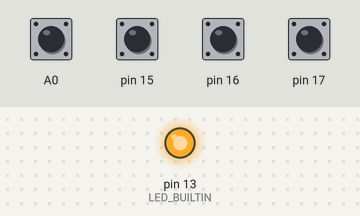
The sketch below on a simulated Arduino Uno, built with avr-gcc and run on an emulated ATmega328P. Shown: output pins drawn as LEDs (lit = HIGH). The inputs (shaded band) are chosen by the test bench; at power-on: A0, pin 15–17 HIGH. What the sketch prints to the serial monitor is not drawn.

Above: at 0.1 s.
At 1.9 s:
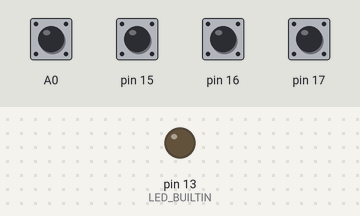
Timing chart, 0 to 3.4 s (numbered marks = the images above):
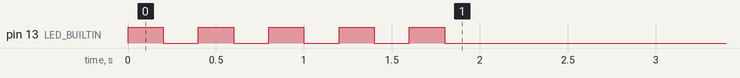

The sketch:

receiver_ard.ino
```cpp
/*
  For debugging the receiver module:
  Use Serial Plotter: 4 traces:
  Simply monitors 4 pins for a positive signal,
  nb: receiver sends high-active.

  Hook module D0..D3 to arduino A0..A3

  need pull-downs, pin floats, then high for signal
  for pi
  GPIO.setup(port_or_pin, GPIO.IN, pull_up_down=GPIO.PUD_DOWN)

  ffs: simultaneous inhibits both! w/in about 100ms
  rcvr d3 is A, d2 is B
    vt does go high on rcv
*/
// lib: Streaming Mikal Hart <mikal@arduiniana.org>
#include <Streaming.h>
const int data_0 = A0;
const int data_ct = 4;

#include "every.h"
Every blink(200);

void setup() {
  Serial.begin(115200);
  pinMode(LED_BUILTIN, OUTPUT);

  // give a clue that we are powered-on: blink a bit
  digitalWrite(LED_BUILTIN, HIGH);
  for (int i = 0; i < 10; i++) {
    delay(200);
    digitalWrite(LED_BUILTIN, ! digitalRead(LED_BUILTIN));
  }
  // save power
  digitalWrite(LED_BUILTIN, LOW);

  // header
  for (int i = data_0; i < data_0 + data_ct; i++) {
    pinMode(i, INPUT_PULLUP);
    // twice, baseline & actual
    Serial << "d" << (i - data_0) << " "; // baseline
    Serial << "d" << (i - data_0) << " "; // actual
  }
  Serial << "\n";
}

const int threshold = 1;
void loop() {
  loop_reliability();
}

// stats on detection
const int bins_ct_ct = 2 * 5 + 1; // 0..5..10
struct bins {
  unsigned long last_millis = 0;
  boolean low = 1; // to track rising edge
  unsigned long ct[bins_ct_ct];
  unsigned long missed;
  Every expected = Every(5000); // our "persistance" at receiver
};
bins detection[data_ct]; // should all be zero

void loop_reliability() {
  // 0:  0 146 9 138 64 0 0 0 1 0 0
  // 1: 146 6 1 153 60
  // + 69 in about 5 minutes

  boolean any = 0;
  static Every count_elapsed(30 * 1000, true);
  static float minutes = 0.0;

  for (int rf_pin = data_0; rf_pin < data_0 + data_ct; rf_pin++) {
    int rf_i = rf_pin - data_0; // 0...n
    int v = digitalRead(rf_pin);
    boolean hit = v >= threshold;

    if ( detection[rf_i].expected() ) {
      detection[rf_i].missed += 1;
      detection[rf_i].expected.reset();
      if (rf_i <= 1) Serial << "Missed " << rf_i << " " << detection[rf_i].missed << "\n";
    }

    if (hit) {
      if (count_elapsed()) {
        minutes = minutes + 0.5;
        int hours = int(minutes / 60.0);
        int minutes_part = int(minutes) % 60;
        Serial << "<< runtime " << hours << ":" << minutes_part << "\n";
      }

      if (detection[rf_i].low) {
        detection[rf_i].low = 0;

        int bin_number = int( (millis() - detection[rf_i].last_millis) / 1000) ;
        if (bin_number > bins_ct_ct - 1) bin_number = bins_ct_ct - 1;
        detection[rf_i].ct[ bin_number ] += 1;
        detection[rf_i].last_millis = millis();
        detection[rf_i].expected.reset();

        Serial << rf_i << ": ";
        for (int i = 0; i < bins_ct_ct; i++) {
          Serial << detection[rf_i].ct[i] << " ";
        }
        Serial << "x " << detection[rf_i].missed;
        Serial << "\n";
      }
    }
    else {
      detection[rf_i].low = 1; // for next leading edge
    }
  }
  digitalWrite(LED_BUILTIN, any);
}

void loop_plot() {

  // print on/off indication for each channel
  boolean any = 0;
  static boolean already[data_ct] = {0, 0, 0, 0};
  static unsigned long last[data_ct] = {0, 0, 0, 0};

  any = 0;
  for (int i = data_0; i < data_0 + data_ct; i++) {
    int v = digitalRead(i);
    boolean hit = v >= threshold;

    Serial << v << "x ";

    Serial <<  ((i - data_0) * 5) << " "; // baseline
    Serial << (((i - data_0) * 5) + (hit ? -2 : 0)) << " "; // signal
    Serial << ((i - data_0) * 5) + (hit ? int((millis() - last[i]) / 1000) : 0) << " "; // delta since last

    if ( hit ) {
      any = 1;
      if ( ! already[i]) {
        already[i] = 1;
        last[i] = millis();
      }
      else {
        already[i] = 0;
      }
    }

  }

  // light up if any

  digitalWrite(LED_BUILTIN, any);
  Serial << "\n";
  delay(10);
}
```

every.h
```cpp
#pragma once

/*
  Non-blocking replacements for delay().
  Several convenient ways to use them.
  Every will tell you _at_ every n millis().
  Timer will tell you (once) when n millis() has gone by (or after, or until)
  Every::Toggle will keep track of a toggling boolean for you.

  * Every n millis

    static Every t1(100);  // every 100 msec

    if ( t1() ) { do it; }

    * Details
      The "every" objet has to be static/global, obviously because it needs to remember the "last" time.

      The object + "()" is magic: returns a boolean meaning "expired?" (and restarts for the next interval.

      The initial event does not happen immediately, it happens in n msec. If you want an immediate first
      event, supply "true" for the "now" argument in the constructors: Every(100, true).

      The interval  can be up to 2^32 msecs (full range of millis()). Sadly, that's 4 bytes.

      Takes 8 bytes of RAM for "Every" object.

      Resists drift by "re-aligning" when it detects that the interval has expired. E.g. if it should
      happen every 100 msec, but you don't test till 30msec late (i.e. at 130msec), it will fire, and
      re-align to fire at 200msec. Thus, it's not an interval, it's "_on_ every n msec". For small
      amounts of drift, this is probably nice. For larger amounts, might be confusing (see Timer).

      There's no suspend/stop. That would add at least 1 boolean more memory!

  * Toggle every n millis

    // "blink" example using EveryToggle
    EveryToggle t1(200); // adds the .state() method
    void setup() { pinMode(LED_BUILTIN, OUTPUT); }

    void loop() {
      if ( t1() ) {
        digitalWrite( LED_BUILTIN, t1.state ); // state goes true,false,true,false...
        }
    }

  * Count from 0..n-1, 0..n-1, etc
    static EveryCount(100, 10); // 0..9

    if ( t1() ) { Serial.println( t1.state ); } // prints 0,1,2..9, with delay of 100 between

  * Tell when an interval has passed
    static Timer(1000);

    if ( t1() ) { Serial.println("1 second"); } // once

    * Is timer running?

      if (t1.running) { it's running now }

  * Cycle through a sequence
    const char abcd[] = { 'a', 'b', 'c', 'd' }; // the sequence
    // adds the .sequence() method
    static EverySequence t1(150, 4,abcd); // have to say "4" to say how long the sequence is

    // Prints a,b,c,d,a,b,c,d, with a delay of 100 between
    if ( t1() ) { Serial.println( t1.sequence() ) };

  * Use lambda, or a function, or functor

    boolean happened = t1( &doit } );
    boolean happened = t1( someobject } ); // if it has a: void operator()()
    boolean happened = t1( []() { do it; } ); // "inline" function
    boolean happened = t1( [somevar]() { do it with somevar; } ); // use vars in the body

    * Details
      You can use a lambda that has a capture. But, you can refer to global/static objects.

      functions/lambdas/functors will be called with no arguments.

  * Resetting
    if (tmetoreset) t1.reset(); // next in 100 msec from this call
    // t1.reset(true); // the next t1() will be true ("immediate")
    // t1.reset(150, true); // resets the interval too!

  * Changing interval

    t1.interval = 1000; // I lied, change it

  * How long ago was last
    ...
    millis() - t1.last;


  ???

  A timeline: n1,n2,n3 => event1,event2,event3
  Special case of pred1,pred2,... => event1,event2
*/

//#include <Streaming.h>
//#define DEBUG Serial << '[' << millis() << "] "

class Every {
  public:
    // everthing public
    unsigned long last; // last time we fired
    unsigned long interval = 1000; // "delay" till next firing

    // set interval at x() time, default 1000
    Every(bool now = false) : Every( 1000, now) {}

    Every(int interval, bool now = false) : Every( (unsigned long) interval, now) {}
    Every(unsigned long interval, bool now = false) : interval(interval) {
      last = millis(); // so, would wait for interval

      if (now) {
        last -= interval; // adjust to "already expired"
      }
    }

    virtual boolean operator()() {
      // lots of this class means lots of calls to millis()
      unsigned long now = millis(); // minimize drift due to this fn
      unsigned long diff = now - last;

      if (diff >= interval) {
        unsigned long drift = diff % interval;
        //Serial << "drift " << last << " now " << now << " d: " << drift << endl;
        last = now;
        last -= drift;
        return true;
      }
      else {
        return false;
      }
    }
    // so you can use "bare" numbers like 100 for 100msec
    boolean operator()(int x_interval) { return (*this)( (unsigned long) x_interval); }
    boolean operator()(unsigned long x_interval) {
      unsigned long now = millis(); // minimize drift due to this fn
      unsigned long diff = now - last;

      if (diff >= x_interval) {
        unsigned long drift = diff % x_interval;
        //Serial << "drift " << last << " now " << now << " d: " << drift << endl;
        last = now;
        last -= drift;
        return true;
      }
      else {
        return false;
      }

    }

    template <typename T>
    boolean operator()(T lambdaF ) {
      // simple lambda: []() { do something };
      boolean hit = (*this)();
      if (hit) lambdaF();
      return hit;
    }

    // sadly, the 'virtual' also prevents optimizing away an unused 'interval' instance-var
    virtual void reset(boolean now=false) {
      last = millis();
      if (now) last -= interval;
    }
    void reset(unsigned long interval, boolean now=false) {
      this->interval=interval;
      reset(now);
      }

    class Toggle;
    class Pattern;
};

class Every::Toggle : public Every { // not really a ...Sequence
  public:

  boolean state = false; // because if(every()) will ! befor you get sequence

  Toggle(bool now = false) : Every(now) {}
  Toggle(int interval, bool now = false) : Every( (unsigned long) interval, now) {}
  Toggle(unsigned long interval, bool now = false) : Every( interval, now ) {}

   using Every::operator(); // in every subclass if you add a ()

   boolean operator()() {
      if (Every::operator()()) {
        state = !state;
        return true;
      }
      return false;
    }

    /*
     * Yikes, don't know how to receive a lambda with args, the base class's matches before we do
    // lambda will get the state!
    template <typename T>
    boolean operator()(T lambdaF(const bool state) ) {
      // return value is ignored from the lambda
      boolean hit = (*this)();
      if (hit) (*lambdaF)(this->state);
      return hit;
    }
    */

};

class Every::Pattern : public Every {
    // has a pattern of msecs
    // e.g.
    //    static Every::Pattern heartbeat(500);
    //    heartbeat( []() {
    //      digitalWrite(LED_BUILTIN, !(heartbeat.sequence() % 2) );
    //    });

  public:
    unsigned int seq_count;
    const unsigned long *_pattern;
    unsigned int pattern_i = 0; // because if(every()) will increment before you get pattern()

    // captures the pattern!
    Pattern(const unsigned int seq_count, const unsigned long pattern[], bool now = false)
      : Every{pattern[0], now}, seq_count(seq_count), _pattern(pattern)
    {}

    // for default heartbeat
    Pattern(bool now = false)
      : Every(1000, now)
    {
    const static unsigned long _heartbeat[] = {150,250,150,700}; // heart

    this->seq_count = 4;
    this->_pattern = _heartbeat;
    this->interval = _pattern[0];
    }

    int sequence() {
      return pattern_i;
    }

    boolean operator()() {
      boolean hit = Every::operator()();
      //DEBUG << "test " << hit << endl;
      if (hit) {
        pattern_i = (pattern_i + 1) % seq_count;
        interval = _pattern[pattern_i];
      }
      return hit;
    }

    virtual void reset(boolean now=false) {
      pattern_i = 0;
      interval = _pattern[pattern_i];
      Every::reset(now);
    }

    template <typename T>
    boolean operator()(T lambdaF) {
      // return value is ignored from the lambda
      boolean hit = (*this)();
      if (hit) (*lambdaF)();
      return hit;
    }
};

class EveryCount : public Every { // 0..n-1
  public:
   int count;
   int state = -1; // because if(every()) will +1 befor you get sequence
    EveryCount(unsigned long interval, int count, bool now = false)
      : Every{interval, now}, count(count) {}


   using Every::operator(); // in every subclass if you add a ()

   boolean operator()() {
      if (Every::operator()()) {
        state = ( state + 1 ) % count;
        return true;
      }
      return false;
    }


    /*
     * Yikes, don't know how to receive a lambda with args, the base class's matches before we do
    // lambda will get the state!
    template <typename T>
    boolean operator()(T lambdaF(const bool state) ) {
      // return value is ignored from the lambda
      boolean hit = (*this)();
      if (hit) (*lambdaF)(this->state);
      return hit;
    }
    */

};


template <typename T>
class Every2Sequence : public Every {
    // has sequence -> ....
  public:
    int seq_count;
    const T *_sequence;
    unsigned int sequence_i = -1; // because if(every()) will increment before you get sequence()

    constexpr static int _toggle[] = {0, 1}; // default boolean sequence

    // captures the sequence!
    Every2Sequence(unsigned int interval, const int seq_count, const T sequence[], bool now = false)
      : Every{interval, now}, seq_count(seq_count), _sequence(sequence)
    {}

    // for toggles, it's just:
    Every2Sequence(unsigned int interval, bool now = false)
      : Every{interval, now}, seq_count(2), _sequence(_toggle)
    {}

    T sequence() {
      return _sequence[sequence_i];
    }

    boolean operator()() {
      boolean hit = Every::operator()();
      //DEBUG << "test " << hit << endl;
      if (hit) {
        sequence_i = (sequence_i + 1) % seq_count;
      }
      return hit;
    }
};

class Timer { // True, once, after n millis
  // NB: Slightly different methods than Every
  public:
    unsigned long last;
    boolean running;
    unsigned long interval;

    Timer(unsigned long interval) : last(millis()), running(true), interval(interval) {}

    virtual boolean operator()() {
      if ( running ) {
        if (millis() - last >= interval) {
          running = false; // expires, and stays expired
          return true;
        }
      }
    return false;
    }

    template <typename T>
    boolean operator()(T lambdaF ) {
      // simple lambda: []() { do something };
      boolean hit = (*this)();
      if (hit) lambdaF();
      return hit;
    }

    boolean after() {
      // true after the timer has expired
      Timer::operator()(); // to update running;
      return ! running;
    }
    template <typename T>
    boolean after(T lambdaF) {
      if (after()) {
        lambdaF();
        return true;
      }
      return false;
    }

    boolean until() {
      // true before the timer has expired
      Timer::operator()(); // to update running;
      return running;
      }
    template <typename T>
    boolean until(T lambdaF) {
      if (until()) {
        lambdaF();
        return true;
      }
      return false;
    }

    void reset() {
      running = true;
      last = millis();
      }
    void reset(int interval) { this->interval=(unsigned long) interval; reset(); }
    void reset(unsigned long interval) { this->interval=interval; reset(); }
};

class NTimes {
  public:
    // everthing public
    unsigned long count = 1; // number of times to fire

    NTimes(unsigned long n) : count(n) {}

    virtual boolean operator()() {
      if (count > 0) {
        count -= 1;
        return true;
      }
      else {
        return false;
      }
    }

    template <typename T>
    boolean operator()(T lambdaF ) {
      // simple lambda: []() { do something };
      boolean hit = (*this)();
      if (hit) lambdaF();
      return hit;
    }

    // the 'virtual' prevents optimizing away an unused 'interval' instance-var
    virtual void reset(unsigned long n) {
      this->count = n;
    }
};

class NthTime {
  public:
    // everthing public
    unsigned long original_count = 1; // fire on nth
    unsigned long count = 1; // count till next fire

    NthTime(unsigned long n) : original_count(n), count(n) {}

    virtual boolean operator()() {
      if (count > 0) {
        count -= 1;
        return false;
      }
      else {
        count = original_count;
        return true;
      }
    }

    template <typename T>
    boolean operator()(T lambdaF ) {
      // simple lambda: []() { do something };
      boolean hit = (*this)();
      if (hit) lambdaF();
      return hit;
    }

    // the 'virtual' prevents optimizing away an unused 'interval' instance-var
    virtual void reset(unsigned long n) {
      this->original_count = this->count = n;
    }
};
```
